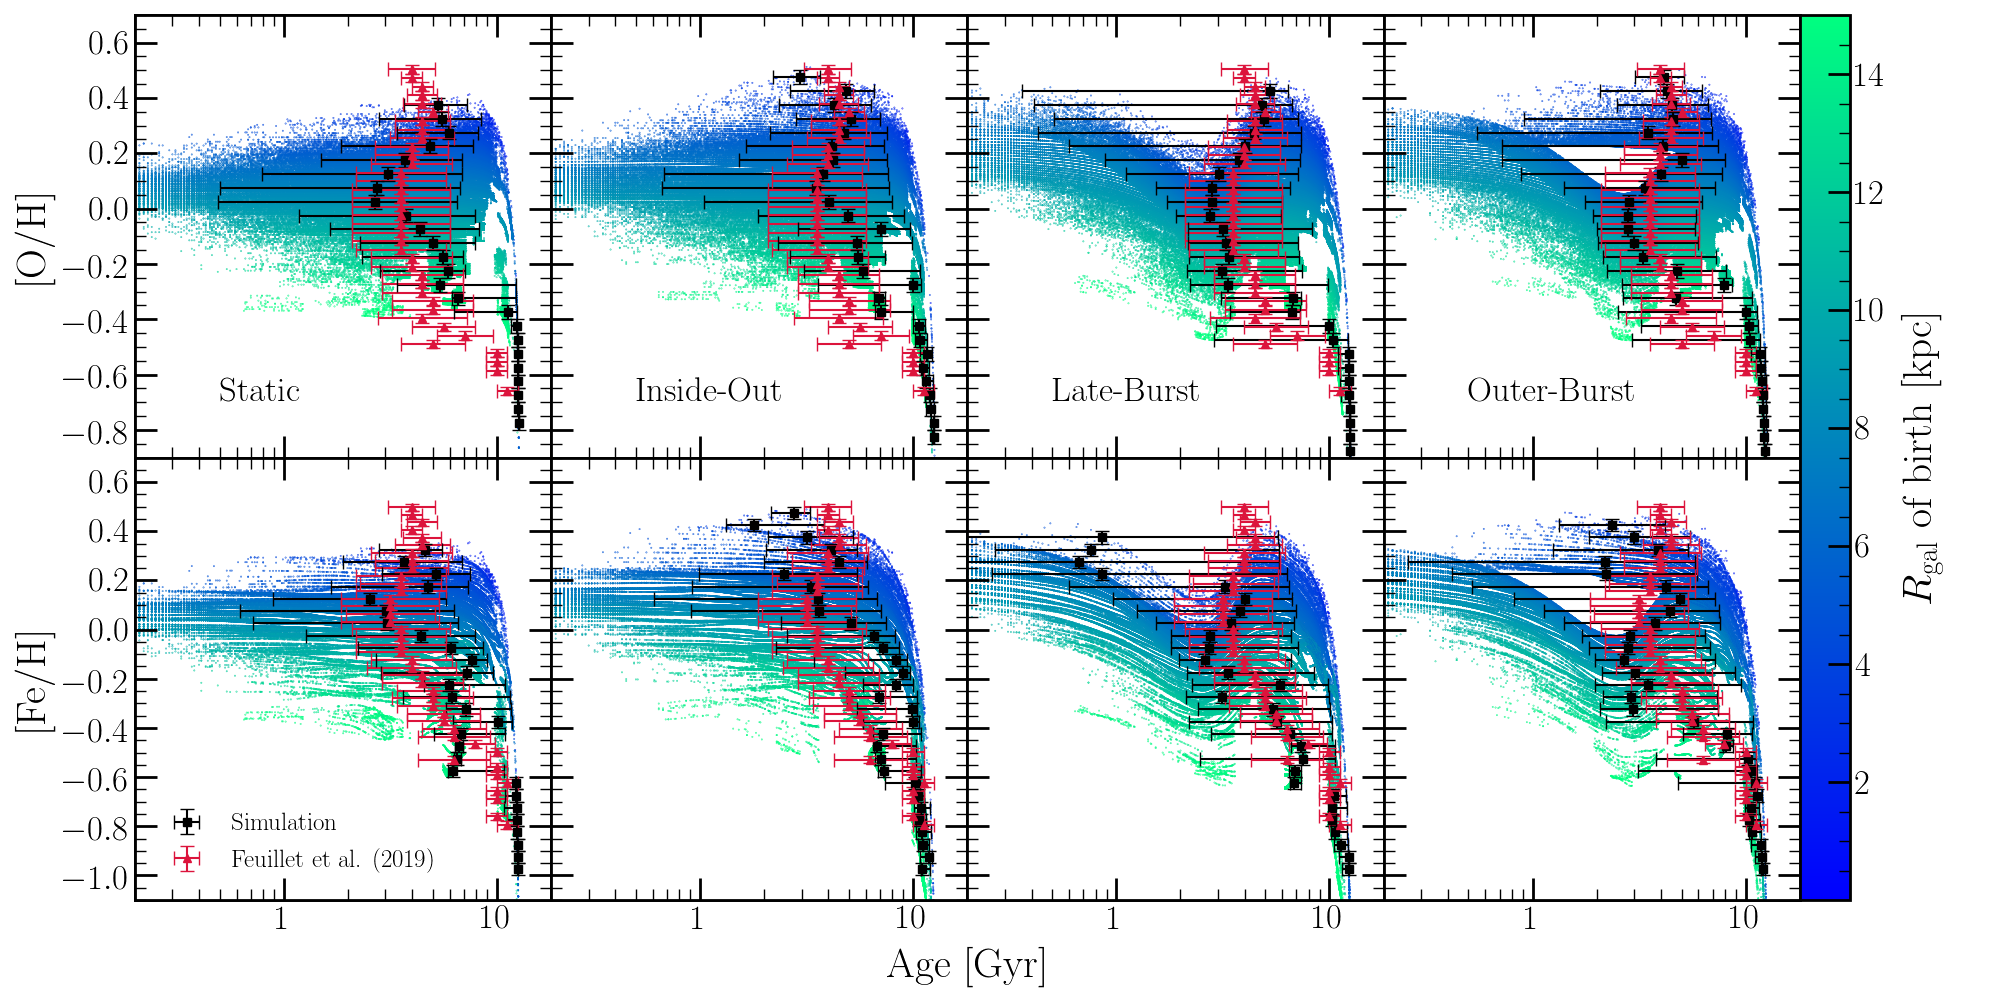

Generate this figure with Python:

import matplotlib.pyplot as plt 
from matplotlib.ticker import FormatStrFormatter as fsf 
import plots 
plots.mpltoolkit.load_mpl_presets() 
from astropy.io import fits 
import numpy as np 
import vice 
import sys 

OUTPUTSDIR = "/Users/astrobeard/Work/Research/VICErepos/VICE/migration/outputs" 
STATIC = "%s/high-resolution/2Gyr/diffusion/static" % (OUTPUTSDIR)
INSIDEOUT = "%s/high-resolution/2Gyr/diffusion/insideout" % (OUTPUTSDIR) 
LATEBURST = "%s/high-resolution/2Gyr/diffusion/lateburst" % (OUTPUTSDIR) 
OUTERBURST = "%s/high-resolution/2Gyr/diffusion/outerburst" % (OUTPUTSDIR)
# INSIDEOUT = "../../simulations/paper_noburst" 
# LATEBURST = "../../simulations/paper_withburst" 
STEM = "age_metallicity" 
CMAP = "winter" 
ZONE_WIDTH = 0.1 
ZONE_MIN = int(7 / ZONE_WIDTH) 
ZONE_MAX = int((9 - ZONE_WIDTH) / ZONE_WIDTH) 
LOGAGE = True 


def setup_axes(): 
	fig = plt.figure(figsize = (20, 10)) 
	axes = 2 * [None] 
	for i in range(len(axes)): 
		axes[i] = 4 * [None] 
		for j in range(len(axes[i])): 
			axes[i][j] = fig.add_subplot(241 + 4 * i + j, facecolor = "white") 
			if i != 1: plt.setp(axes[i][j].get_xticklabels(), visible = False) 
			if j != 0: plt.setp(axes[i][j].get_yticklabels(), visible = False) 
			if LOGAGE: 
				axes[i][j].set_xscale("log") 
				axes[i][j].set_xlim([0.2, 18]) 
				axes[i][j].xaxis.set_major_formatter(fsf("%g")) 
			else: 
				axes[i][j].set_xlim([-1, 14]) 
			if i: 
				axes[i][j].set_ylim([-1.1, 0.7]) 
				axes[i][j].yaxis.set_ticks([-1. + 0.2 * i for i in range(9)]) 
			else: 
				axes[i][j].set_ylim([-0.9, 0.7]) 
				axes[i][j].yaxis.set_ticks([-0.8 + 0.2 * i for i in range(8)]) 
				axes[i][j].text(0.5, -0.7, 
					["Static", "Inside-Out", "Late-Burst", "Outer-Burst"][j], 
					fontsize = 25) 
		axes[i][0].set_ylabel(["[O/H]", "[Fe/H]"][i]) 
	dummy = fig.add_subplot(111, facecolor = "white", zorder = -1) 
	posd = dummy.get_position() 
	posd.x0 = axes[1][0].get_position().x0 
	posd.x1 = axes[1][2].get_position().x1 
	posd.y0 = axes[1][0].get_position().y0 
	posd.y1 = axes[0][0].get_position().y1 
	dummy.set_position(posd) 
	dummy.set_xlabel("Age [Gyr]", labelpad = 30) 
	plt.setp(dummy.get_xticklabels(), visible = False) 
	plt.setp(dummy.get_yticklabels(), visible = False) 
	axes.append(dummy) 

	return axes 


def plot_amr(ax, element, output): 
	cmap = plt.get_cmap(CMAP) 
	stars = output.stars.filter("zone_final", ">=", ZONE_MIN) 
	stars = stars.filter("zone_final", "<=", ZONE_MAX) 
	stars = stars.filter("zfinal", ">=", -0.5) 
	stars = stars.filter("zfinal", "<=", 0.5) 
	stars = stars.filter("mass", ">=", 1.) 
	colors = [ZONE_WIDTH * (i + 0.5) for i in stars["zone_origin"]] 
	return ax.scatter(stars["age"], stars["[%s/H]" % (element)], c = colors, 
		s = 0.1, cmap = cmap, vmin = 0, vmax = 15) 


def zheights(name): 
	raw = np.genfromtxt("%s_analogdata.out" % (name)) 
	return [row[-1] for row in raw] 


def weighted_median(values, weights, stop = 0.5): 
	indeces = np.argsort(values) 
	values = [values[i] for i in indeces] 
	weights = [weights[i] for i in indeces] 
	weights = [i / sum(weights) for i in weights] 
	s = 0 
	for i in range(len(weights)): 
		s += weights[i] 
		if s > stop: 
			idx = i - 1 
			break 
	return values[idx] 


def median_ages(ax, element, output, label = False): 
	stars = output.stars.filter("zone_final", ">=", ZONE_MIN) 
	stars = stars.filter("zone_final", "<=", ZONE_MAX) 
	stars = stars.filter("zfinal", ">=", -0.5) 
	stars = stars.filter("zfinal", "<=", 0.5) 
	stars = stars.filter("mass", ">=", 1.) 
	bins = np.arange(-1., 1.05, 0.05) 
	ages = (len(bins) - 1) * [0.] 
	lowers = (len(bins) - 1) * [0.] 
	uppers = (len(bins) - 1) * [0.] 
	for i in range(len(ages)): 
		stars_ = stars.filter("[%s/h]" % (element), ">=", bins[i]) 
		stars_ = stars_.filter("[%s/h]" % (element), "<=", bins[i + 1]) 
		if len(stars_["age"]) > 20: 
			masses = list(map(lambda x, y: x * (1 - 
				vice.cumulative_return_fraction(y)), 
			stars_["mass"], stars_["age"])) 
			ages[i] = weighted_median(stars_["age"], masses) 
			# ages[i] = np.mean(stars_["age"]) 
			lowers[i] = weighted_median(stars_["age"], masses, stop = 0.16) 
			uppers[i] = weighted_median(stars_["age"], masses, stop = 0.84) 
		else: 
			ages[i] = float("nan") 
			lowers[i] = float("nan") 
			uppers[i] = float("nan") 
	# ax.scatter(ages, list(map(lambda x, y: (x + y) / 2., bins[1:], bins[:-1])), 
	# 	marker = plots.mpltoolkit.markers()["star"], 
	# 	c = plots.mpltoolkit.named_colors()["black"], s = 100) 
	xerr = [ 
		[ages[i] - lowers[i] for i in range(len(ages))], 
		[uppers[i] - ages[i] for i in range(len(ages))] 
	] 
	kwargs = { 
		"xerr": 		xerr, 
		"yerr": 		(bins[1] - bins[0]) / 2, 
		"c": 			plots.mpltoolkit.named_colors()["black"], 
		"marker": 		plots.mpltoolkit.markers()["square"], 
		"linestyle": 	"None" 
	} 
	if label: kwargs["label"] = "Simulation" 
	ax.errorbar(ages, list(map(lambda x, y: (x + y) / 2, bins[1:], bins[:-1])), 
		**kwargs) 


def feuillet2018_data(ax, element, label = False): 
	raw = np.genfromtxt({
			"fe": 		"age_mh.dat", 
			"o": 		"age_oh.dat" 
		}[element.lower()]) 
	onh = len(raw) * [0.] 
	onh_disp = len(raw) * [0.] 
	age = len(raw) * [0.] 
	age_disp = [len(raw) * [0.], len(raw) * [0.]] 
	for i in range(len(raw)): 
		onh[i] = (raw[i][0] + raw[i][1]) / 2 
		onh_disp[i] = (raw[i][1] - raw[i][0]) / 2 
		age[i] = 10**(raw[i][2] - 9) 
		age_disp[0][i] = age[i] - 10**(raw[i][2] - raw[i][3] - 9) 
		age_disp[1][i] = 10**(raw[i][2] + raw[i][3] - 9) - age[i] 
	# ax.scatter(age, onh, marker = plots.mpltoolkit.markers()["triangle_up"], 
	# 	c = plots.mpltoolkit.named_colors()["crimson"], s = 100) 
	kwargs = {
		"xerr": 		age_disp, 
		"yerr": 		onh_disp, 
		"c": 			plots.mpltoolkit.named_colors()["crimson"], 
		"marker": 		plots.mpltoolkit.markers()["triangle_up"], 
		"linestyle": 	"None" 
	} 
	if label: kwargs["label"] = "Feuillet et al. (2018)" 
	ax.errorbar(age, onh, **kwargs) 


def feuillet2019_data(ax, element, label = False): 
	raw = fits.open({
		"fe": 	"Feuillet2019_MH_ages/ELEM_GAUSS_AGE_07_09_00_05_M_H.fits", 
		"o": 	"APOGEE_DR14_OH_ages/ELEM_GAUSS_AGE_07_09_00_05_O_H.fits" 
	}[element.lower()]) 
	onh = len(raw[1].data) * [0.] 
	onh_disp = len(raw[1].data) * [0.] 
	age = len(raw[1].data) * [0.] 
	age_disp = [len(raw[1].data) * [0.], len(raw[1].data) * [0.]] 
	for i in range(len(raw[1].data)): 
		if raw[1].data['nstars'][i] > 15: 
			onh[i] = (raw[1].data['bin_ab'][i] + 
				raw[1].data['bin_ab_max'][i]) / 2 
			onh_disp[i] = (raw[1].data['bin_ab_max'][i] - 
				raw[1].data['bin_ab'][i]) / 2 
			age[i] = 10**(raw[1].data['mean_age'][i] - 9) 
			age_disp[0][i] = age[i] - 10**(raw[1].data['mean_age'][i] - 
				raw[1].data['age_disp'][i] - 9) 
			age_disp[1][i] = 10**(raw[1].data['mean_age'][i] + 
				raw[1].data['age_disp'][i] - 9) - age[i] 
		else: 
			onh[i] = float("nan") 
			onh_disp[i] = float("nan") 
			age[i] = float("nan") 
			age_disp[0][i] = float("nan") 
			age_disp[1][i] = float("nan") 
	kwargs = {
		"xerr": 		age_disp, 
		"yerr": 		onh_disp, 
		"c": 			plots.mpltoolkit.named_colors()["crimson"], 
		"marker": 		plots.mpltoolkit.markers()["triangle_up"], 
		"linestyle": 	"None" 
	} 
	if label: kwargs["label"] = "Feuillet et al. (2019)" 
	ax.errorbar(age, onh, **kwargs) 


if __name__ == "__main__": 
	axes = setup_axes() 
	static = vice.output(STATIC) 
	insideout = vice.output(INSIDEOUT) 
	lateburst = vice.output(LATEBURST) 
	outerburst = vice.output(OUTERBURST) 
	static.stars["zfinal"] = zheights(STATIC)[:static.stars.size[0]] 
	insideout.stars["zfinal"] = zheights(INSIDEOUT)[:insideout.stars.size[0]] 
	lateburst.stars["zfinal"] = zheights(LATEBURST)[:lateburst.stars.size[0]] 
	outerburst.stars["zfinal"] = zheights(OUTERBURST)[:outerburst.stars.size[0]] 
	for i in range(2): 
		for j in range(4): 
			sc = plot_amr(axes[i][j], ["O", "Fe"][i], 
				[static, insideout, lateburst, outerburst][j]) 
			median_ages(axes[i][j], ["O", "Fe"][i], 
				[static, insideout, lateburst, outerburst][j], 
				label = i == 1 and j == 0) 
			feuillet2019_data(axes[i][j], ["O", "Fe"][i], 
				label = i == 1 and j == 0) 

	axes[1][0].legend(loc = plots.mpltoolkit.mpl_loc("lower left"), ncol = 1, 
		frameon = False, bbox_to_anchor = (0.01, 0.01), fontsize = 18) 
	cbar_ax = plt.gcf().add_axes([0.92, 0.05, 0.02, 0.95]) 
	cbar = plt.colorbar(sc, cax = cbar_ax, pad = 0.0, orientation = "vertical") 
	cbar.set_label(r"$R_\text{gal}$ of birth [kpc]", labelpad = 10) 
	cbar.set_ticks(range(2, 16, 2)) 
	plt.tight_layout() 
	plt.subplots_adjust(wspace = 0, hspace = 0, bottom = 0.1, right = 0.9) 
	cbar_ax.set_position([
		axes[1][-1].get_position().x1, 
		axes[1][-1].get_position().y0, 
		0.025, 
		axes[0][-1].get_position().y1 - axes[1][-1].get_position().y0
	]) 
	plt.savefig("%s.pdf" % (STEM)) 
	plt.savefig("%s.png" % (STEM)) 

